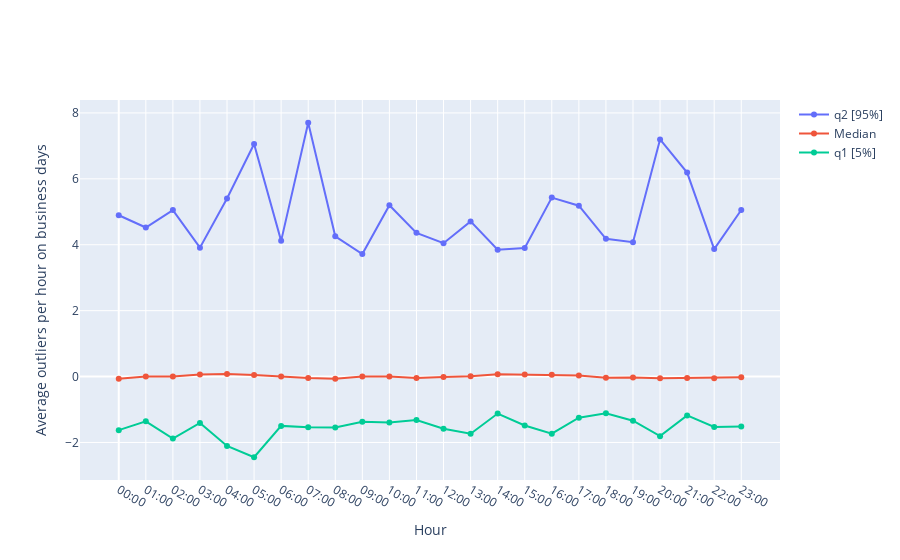

Notebook cell for this chart:
### Code cell
# Create traces
fig = go.Figure()
fig.add_trace(go.Scatter(x=df_bhour_stats ["dt_start_utc"], y=df_bhour_stats ["voality_q2"],
                    mode='lines+markers', 
                    name='q2 [95%]'))

fig.add_trace(go.Scatter(x=df_bhour_stats ["dt_start_utc"], y=df_bhour_stats ["voality_median"],
                    mode='lines+markers',
                    name='Median'))

fig.add_trace(go.Scatter(x=df_bhour_stats ["dt_start_utc"], y=df_bhour_stats ["voality_q1"],
                    mode='lines+markers',
                    name='q1 [5%]' ))

fig.update_layout(
    #title="Outliers per month",
    xaxis = dict(
        tickmode = 'array',
        tickvals = [0, 1, 2, 3, 4, 5, 6, 7, 8, 9, 10, 11, 12, 13, 14, 15, 16, 17, 18, 19, 20, 21, 22, 23],
        ticktext=["00:00", "01:00", "02:00", "03:00", "04:00", "05:00", "06:00", "07:00", "08:00", "09:00", "10:00", "11:00", 
        "12:00", "13:00", "14:00", "15:00", "16:00", "17:00", "18:00", "19:00", "20:00", "21:00", "22:00", "23:00"]),
    xaxis_title="Hour",
    yaxis_title="Average outliers per hour on business days"
)

fig.show()

### Figure 1 — Plotly figure (JSON) as saved in the notebook; plotly's stock layout.template omitted (floating-point values rounded to 4 significant figures)
{"data": [{"mode": "lines+markers", "name": "q2 [95%]", "type": "scatter", "x": [0, 1, 2, 3, 4, 5, 6, 7, 8, 9, 10, 11, 12, 13, 14, 15, 16, 17, 18, 19, 20, 21, 22, 23], "y": [4.896, 4.523, 5.051, 3.913, 5.402, 7.058, 4.118, 7.702, 4.255, 3.717, 5.198, 4.361, 4.046, 4.709, 3.85, 3.9, 5.43, 5.185, 4.181, 4.076, 7.194, 6.19, 3.868, 5.055]}, {"mode": "lines+markers", "name": "Median", "type": "scatter", "x": [0, 1, 2, 3, 4, 5, 6, 7, 8, 9, 10, 11, 12, 13, 14, 15, 16, 17, 18, 19, 20, 21, 22, 23], "y": [-0.06268, 0, 0, 0.06211, 0.07735, 0.05017, 0, -0.04512, -0.06253, 0, 0, -0.04245, -0.01439, 0.008014, 0.07087, 0.0634, 0.05542, 0.03169, -0.03863, -0.02468, -0.05407, -0.04046, -0.04932, -0.01781]}, {"mode": "lines+markers", "name": "q1 [5%]", "type": "scatter", "x": [0, 1, 2, 3, 4, 5, 6, 7, 8, 9, 10, 11, 12, 13, 14, 15, 16, 17, 18, 19, 20, 21, 22, 23], "y": [-1.626, -1.359, -1.881, -1.408, -2.107, -2.448, -1.497, -1.538, -1.546, -1.368, -1.394, -1.319, -1.583, -1.735, -1.123, -1.484, -1.734, -1.249, -1.113, -1.341, -1.808, -1.178, -1.531, -1.512]}], "layout": {"xaxis": {"tickmode": "array", "ticktext": ["00:00", "01:00", "02:00", "03:00", "04:00", "05:00", "06:00", "07:00", "08:00", "09:00", "10:00", "11:00", "12:00", "13:00", "14:00", "15:00", "16:00", "17:00", "18:00", "19:00", "20:00", "21:00", "22:00", "23:00"], "tickvals": [0, 1, 2, 3, 4, 5, 6, 7, 8, 9, 10, 11, 12, 13, 14, 15, 16, 17, 18, 19, 20, 21, 22, 23], "title": {"text": "Hour"}}, "yaxis": {"title": {"text": "Average outliers per hour on business days"}}}}
